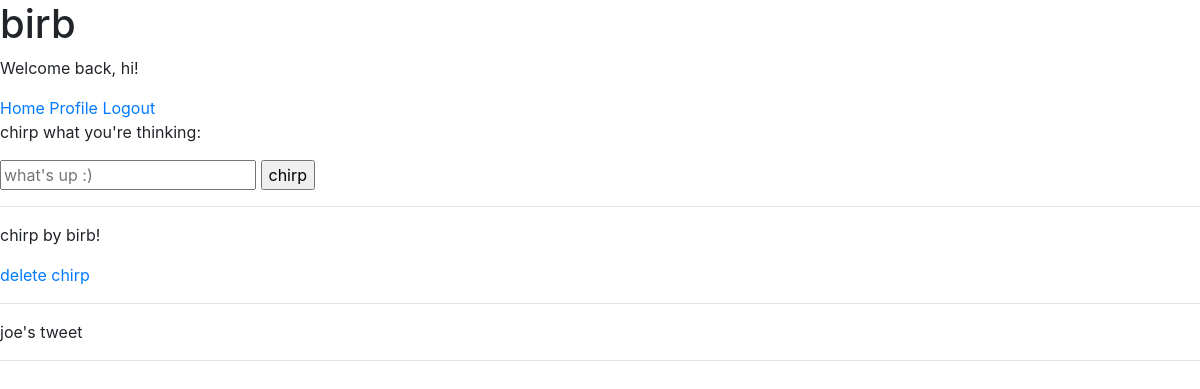
Before: / (signed in) with the older database file.
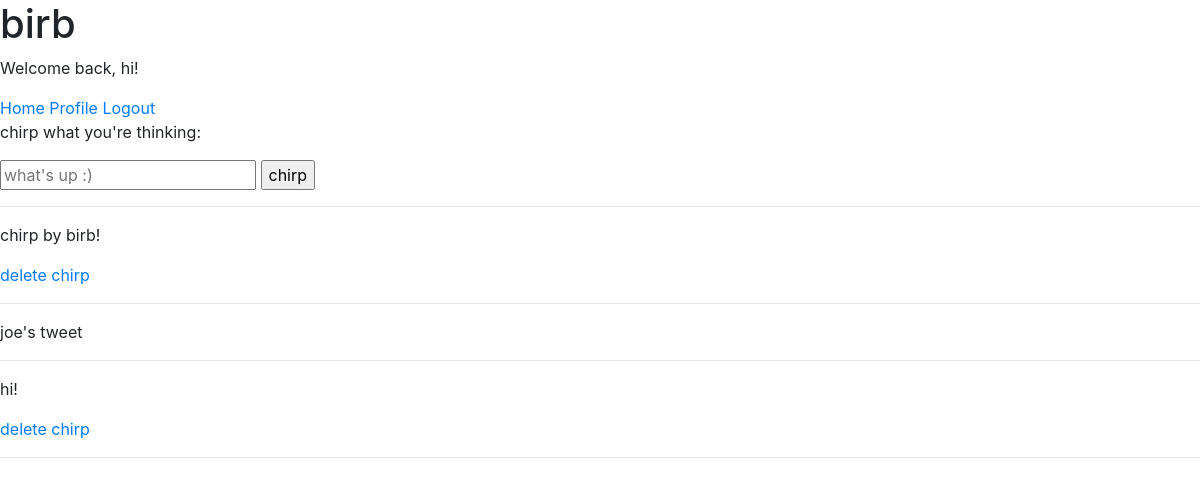
After: the same page with the newer database file.
### main/models.py (models this page shows, shortened)
class Chirp(models.Model):
    body = models.TextField(max_length=300)
    author = models.ForeignKey(User, on_delete=models.DO_NOTHING, null=True)
    created_at = models.DateTimeField(auto_now=True)
    hashtags = models.ManyToManyField(Hashtag)

### main/views.py (the view, shortened to what this page needs)
# urls.py: path('', main_view, name='main_view'),
def main_view(request):
    chirps = Chirp.objects.all()
    return render(request, 'main.html', {'chirps': chirps})

### main/templates/main.html (shortened to what this page needs)
{% extends 'base.html' %}
{% block content %}
    {% if user.is_authenticated %}
        <form method="POST" action="/">
            <p>chirp what you're thinking:</p>
            <input name="body" placeholder="what's up :)"/>
            <input type="submit" value="chirp"/>
        </form>
        <hr/>
        {% for chirp in chirps %}
            <p>{{ chirp.body }}</p>
            {% if chirp.author == user %}
                <a href="delete?id={{chirp.id}}">delete chirp</a>
            {% endif %}
            <hr/>
        {% endfor %}
    {% else %}
        <p>welcome to birb! birb is a knockoff version of twitter.</p>
        <a href="/accounts/">register a new account today or login</a>
        {% endif %}
{% endblock %}

Changed rows visible on the page:
added Chirp: body "hi!"
